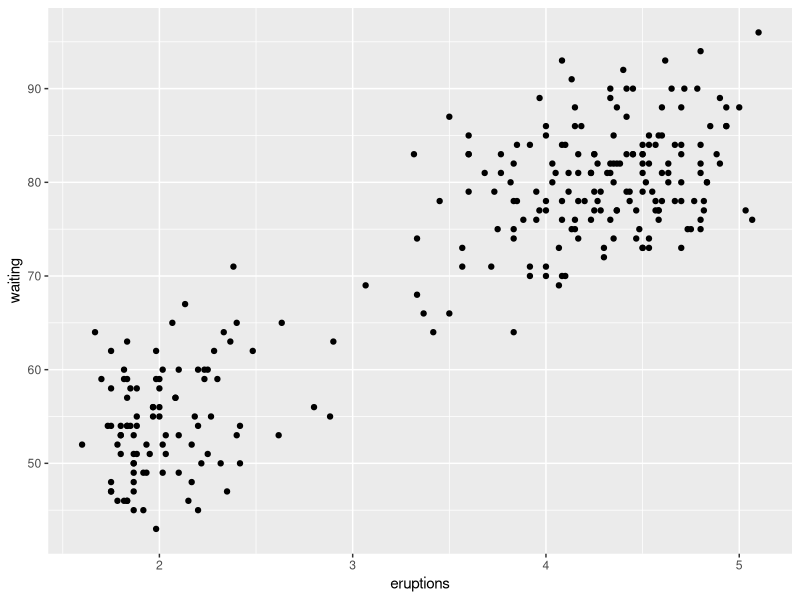
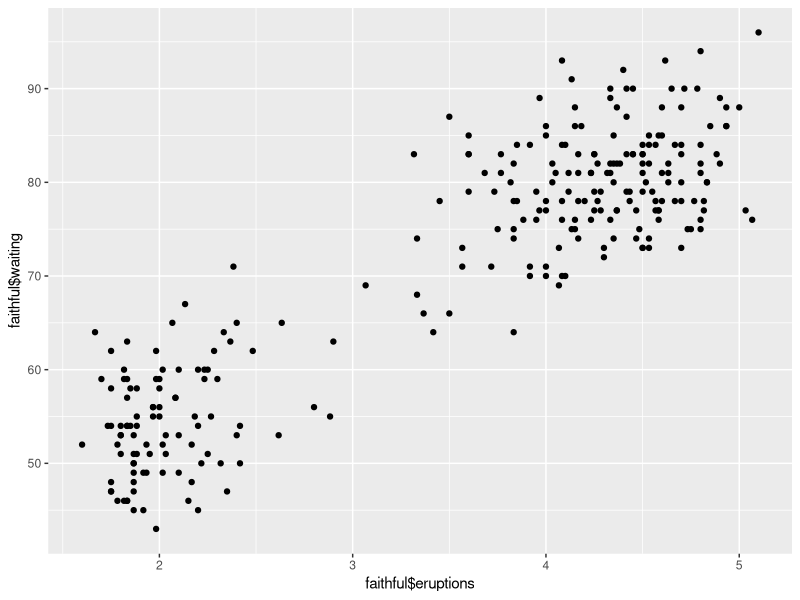
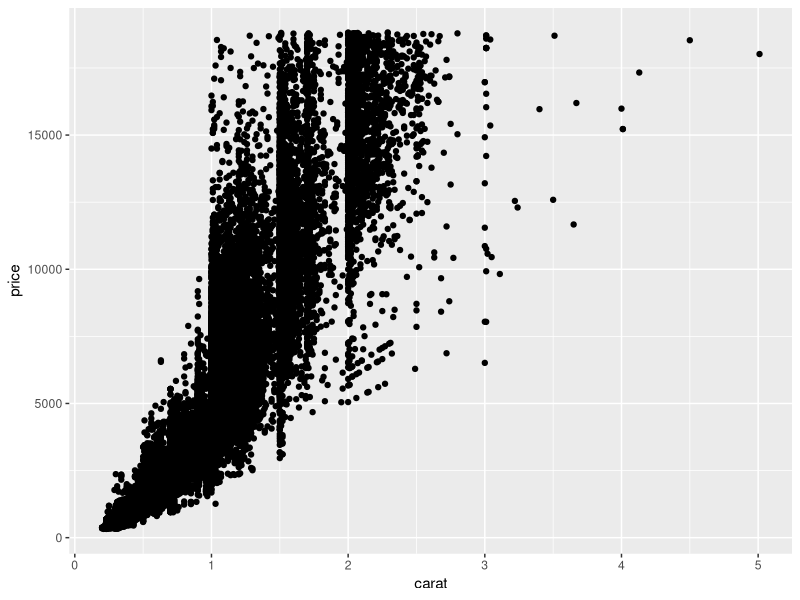

These charts were generated, in order, by the following R code: (Note: this script raises an error after producing the figures.)
## ---- chunk 1
knitr::opts_chunk$set(echo = TRUE)
## ---- chunk 2
library(ggplot2)
## ---- chunk 3
data(c("faithful", "economics", "diamonds", "mtcars", "mpg"))
## ---- chunk 4
# Опционально как удобно из двух вариантов
# За исключением подписей, получается одинаково
ggplot2::qplot(data = faithful, x = eruptions, y = waiting)
ggplot2::qplot(x = faithful$eruptions, y = faithful$waiting)
## ---- chunk 5
ggplot2::qplot(data = diamonds, x = carat, y = price)
## ---- chunk 6
ggplot2::qplot(data = diamonds, 
               x = carat, y = price,
               color = color, size = x * y * z, alpha = 0.6, 
               main = "Диаграмма рассеяния данных вырезанных алмазов", 
               xlab = paste("Карат (вес алмаза от", min(carat), "до", max(carat), ")"), 
               ylab = "Цена алмаза в долларах США")

